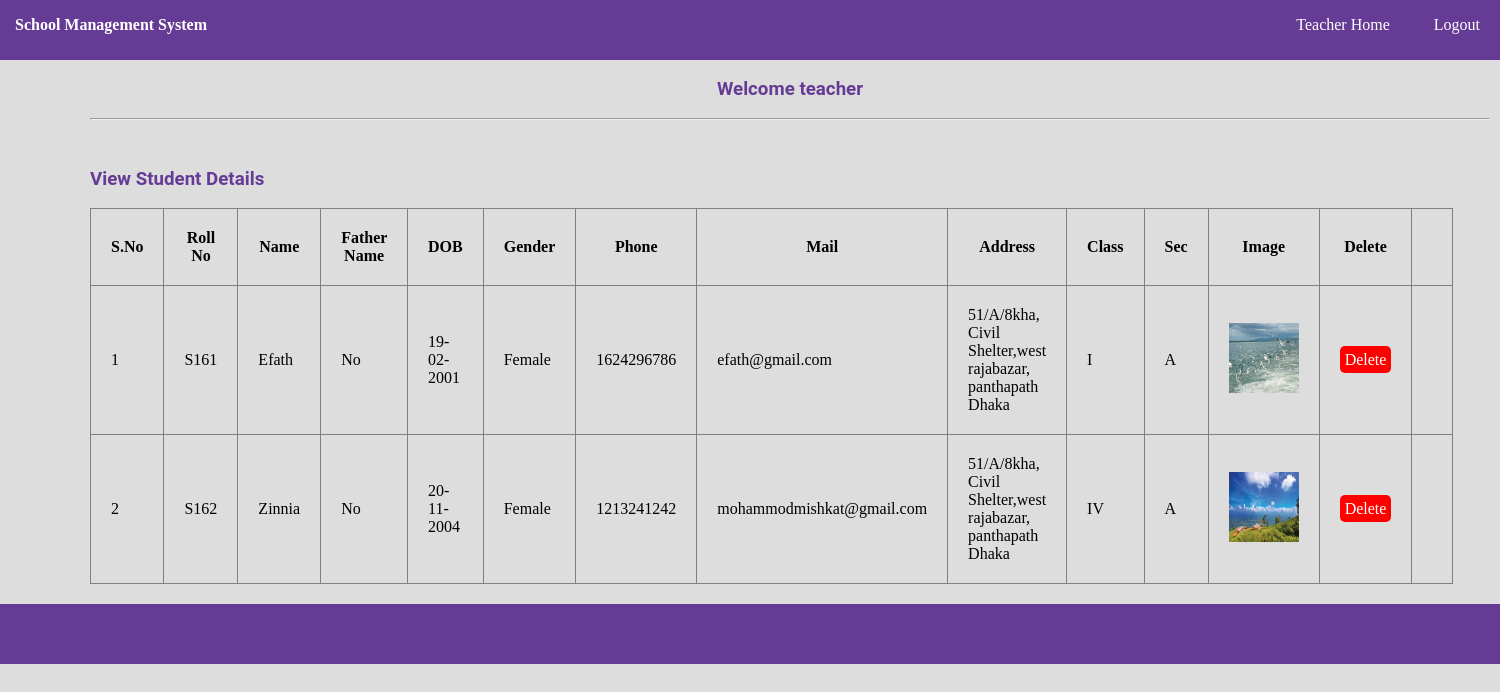
The page /view_stud_teach.php (signed in) on the database its author committed.
### tables this page shows
CREATE TABLE `student` (
  `ID` int(11) NOT NULL,
  `RNO` varchar(100) NOT NULL,
  `NAME` varchar(150) NOT NULL,
  `FNAME` varchar(150) NOT NULL,
  `DOB` varchar(50) NOT NULL,
  `GEN` varchar(150) NOT NULL,
  `PHO` varchar(150) NOT NULL,
  `MAIL` varchar(150) NOT NULL,
  `ADDR` text NOT NULL,
  `SCLASS` varchar(150) NOT NULL,
  `SSEC` varchar(150) NOT NULL,
  `SIMG` varchar(150) NOT NULL,
  `TID` int(11) NOT NULL
);

### view_stud_teach.php (the view, shortened to what this page needs)
<?php
	include"database.php";
?>
<!DOCTYPE html>
<html>
	<head>
		<link rel="stylesheet" type="text/css" href="css/style.css">
	</head>
	<body>
		<?php include"navbar.php";?><br>
			<div id="section">
				<h3 class="text">Welcome <?php echo $_SESSION["TNAME"]; ?></h3><br><hr><br>
				<div class="content">
						<h3 >View Student Details</h3><br>
					<table border="1px" >
						<tr>
							<th>S.No</th>
							<th>Roll No</th>
							<th>Name</th>
							<th>Father Name</th>
							<th>DOB</th>
							<th>Gender</th>
							<th>Phone</th>
							<th>Mail</th>
							<th>Address</th>
							<th>Class</th>
							<th>Sec</th>
							<th>Image</th>
							<th>Delete</th>
						</tr>
						<?php
							$s="select * from student where TID={$_SESSION["TID"]}";
							$res=$db->query($s);
							if($res->num_rows>0)
							{
								$i=0;
								while($r=$res->fetch_assoc())
								{
									$i++;
									echo"
										<tr>
											<td>{$i}</td>
											<td>{$r["RNO"]}</td>
											<td>{$r["NAME"]}</td>
											<td>{$r["FNAME"]}</td>
											<td>{$r["DOB"]}</td>
											<td>{$r["GEN"]}</td>
											<td>{$r["PHO"]}</td>
											<td>{$r["MAIL"]}</td>
											<td>{$r["ADDR"]}</td>
											<td>{$r["SCLASS"]}</td>
											<td>{$r["SSEC"]}</td>
											<td><img src='{$r["SIMG"]}' height='70' width='70'></td>
											<td><a href='stud_delete.php?id={$r["ID"]}' class='btnr'>Delete</a><td>
										</tr>
									";
								}
							}
							else
							{
								echo "No Record Found";
							}
						?>
					</table>
				</div>
			</div>
				<?php include"footer.php";?>
	</body>
</html>

### navbar.php
<div class="navbar">
			<ul class="list">
				<b style="color:white;float:left;line-height:50px;margin-left:15px;font-family:Cooper Black;">
				School Management System</b>
			<?php
				if(isset($_SESSION["AID"]))
				{
					echo'
						<li><a href="admin_home.php">Admin Home</a></li>
				<li><a href="logout.php">Logout</a></li>
					';
				}
				elseif(isset($_SESSION["TID"]))
				{
					echo'
						<li><a href="teacher_home.php">Teacher Home</a></li>
						<li><a href="logout.php">Logout</a></li>
					';
				}
				else{
					echo'
					<li><a href="index.php">Admin</a></li>
				    <li><a href="teacher_login.php">Teacher</a></li>
				    '
				    ;
				}
			?>
			</ul>
		</div>

### footer.php (shortened to what this page needs)
<div class="footer" style="margin-top:20px;">

### css/style.css (style rules this page uses)
* { padding:0px; margin:0px; }
html { background:#dddddd; }
a { text-decoration:none; }
.navbar { background:#663b95; height:60px; width:100%; }
.list { list-style:none; text-align:right; }
.list li { display:inline; }
.list li a { text-decoration:none; color:white; line-height:50px; padding:20px; }
h1,h2,h3,h4,h5,h6,label { font-family:roboto; color:#663b95; }
.btnr { border-radius:5px; padding:5px; background:#ff0000; color:white; }
.text { text-align:center; }
.footer { background:#663b95; height:60px; width:100%; float:left; }
#section { height:auto; width:1400px; margin-left:90px; font-family:cambria; }
.content { margin-top:30px; height:auto; width:900px; float:left; }
tr,td,th { padding:20px; }
table { border-collapse:collapse; }

### rows shown on the page
student: RNO "S161", NAME "Efath", FNAME "No", DOB "19-02-2001", GEN "Female", PHO "1624296786", MAIL "efath@gmail.com", ADDR "51/A/8kha, Civil Shelter,west rajabazar, panthapath Dhaka", SCLASS "I", SSEC "A", SIMG (picture)
student: RNO "S162", NAME "Zinnia", FNAME "No", DOB "20-11-2004", GEN "Female", PHO "1213241242", MAIL "mohammodmishkat@gmail.com", ADDR "51/A/8kha, Civil Shelter,west rajabazar, panthapath Dhaka", SCLASS "IV", SSEC "A", SIMG (picture)

### other values the page prints
$_SESSION["TNAME"] "teacher"
